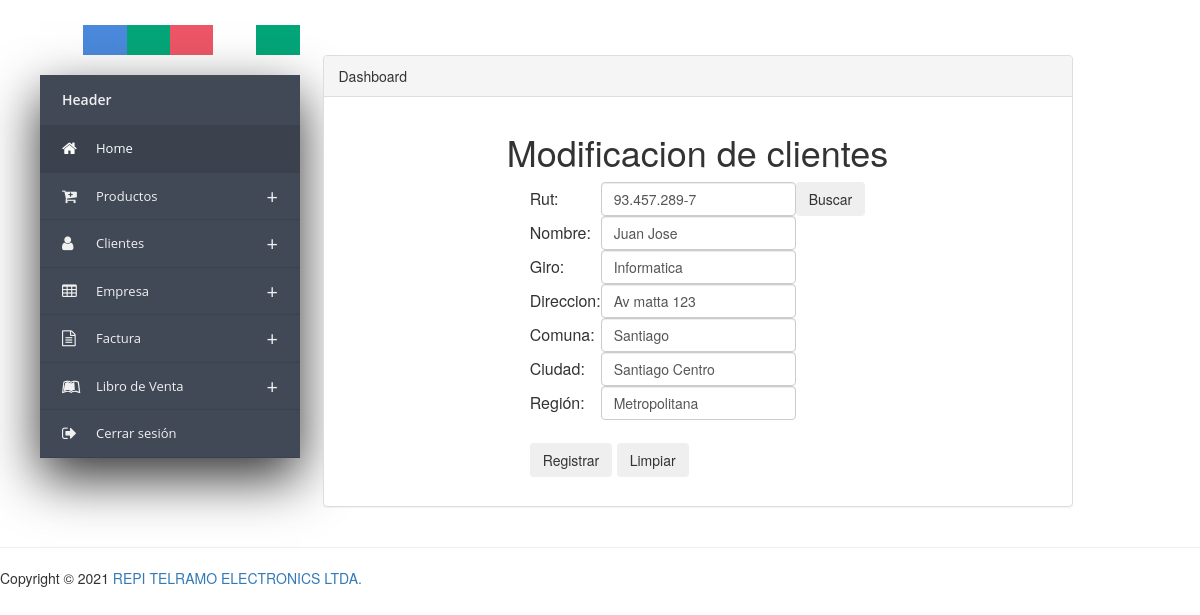
Screenshot of /Presentacion/admin/ClientModificar.php?Rut=93.457.289-7 with the database file from the repository.
### tables this page shows
CREATE TABLE `cliente` (
  `Rut` varchar(13) NOT NULL,
  `Nombre` varchar(100) NOT NULL,
  `Giro` varchar(100) NOT NULL,
  `Direccion` varchar(100) NOT NULL,
  `Comuna` varchar(50) NOT NULL,
  `Ciudad` varchar(50) NOT NULL,
  `Region` varchar(100) NOT NULL
);

### Presentacion/admin/ClientModificar.php (the view, shortened to what this page needs)
<html lang="en">
    <head>
        <link href="../Estilos/css/AdminEstilo.css" rel="stylesheet" >
        <link rel="stylesheet" href="https://maxcdn.bootstrapcdn.com/bootstrap/3.3.7/css/bootstrap.min.css">
        <link rel="stylesheet" href="https://maxcdn.bootstrapcdn.com/font-awesome/4.7.0/css/font-awesome.min.css">
        <link href="//netdna.bootstrapcdn.com/bootstrap/3.2.0/css/bootstrap.min.css" rel="stylesheet" id="bootstrap-css">
		<?php
		if (isset($_REQUEST["Rut"])) {
			$Rut = $_REQUEST["Rut"];
			$cone = new Conexion();
			$query = "SELECT * FROM cliente where Rut = '$Rut'";
			$cons = $cone->query($query);
			$cons->execute();
			$cadena = $cons->fetchALL();
		}
		?>
    </head>
    <body>
	<div class="container-fluid main-container">
	<?php include 'MenuAdmin.php'; ?>
		<br>
		<br>
		<br>
		<div class="col-md-8 content">
            <div class="panel panel-default">
                <div class="panel-heading">
                    Dashboard
                </div>
                <div class="panel-body">
				<div class="popup-inner">
                <p>
                <center>
                    <form action="../../Controladores/ValidadorCliente.php" name="Validador" method="post">
                        <h1>Modificacion de clientes</h1>
                        <table class="table-active">
                            <tbody>
                                <tr>
                                    <td>Rut: </td>
                                    <td> <input type="text" name="TxtRut"class="form-control" value="<?php  if (isset($_REQUEST["Rut"])) { echo $Rut; } ?>" placeholder="Ej:11.111.111-k" pattern="[0-9]{1,2}.[0-9]{3}.[0-9]{3}-[0-9Kk]{1}" required title="EJ: 99.999.999-9"/>
									</td><td> <input type="submit"  class ="btn"value="Buscar" name="btnBuscar"/></td>
                                </tr>
								<?php
								if (isset($_REQUEST["Rut"])) {
								 foreach ($cadena as $row):
									?>
                                <tr>
                                    <td>Nombre: </td>
                                    <td> <input type="text" name="TxtNombre"class="form-control" value="<?php echo $row[1]; ?>"required placeholder="Ingrese su Nombre" title="Ingrese solo letras" /> </td>
                                </tr>
                                <tr>
                                    <td>Giro: </td>
                                    <td> <input type="text" name="TxtGiro"class="form-control" value="<?php echo $row[2]; ?>" required placeholder="Ingrese su Giro"  title="Ingrese solo letras"/> </td>
                                </tr>
                                <tr>
                                    <td>Direccion: </td>
                                    <td> <input type="text" name="TxtDireccion"class="form-control" value="<?php echo $row[3]; ?>" required placeholder="Ingrese su Direccion"/> </td>
                                </tr>
                                <tr>
                                    <td>Comuna: </td>
                                    <td> <input type="text" name="TxtComuna"class="form-control" value="<?php echo $row[4]; ?>" required placeholder="Ingrese su Direccion"/> </td>
                                </tr>
                                <tr>
                                    <td>Ciudad: </td>
                                    <td> <input type="text" name="TxtCiudad"class="form-control" value="<?php echo $row[5]; ?>" required placeholder="Ingrese su Direccion"/> </td>
                                </tr>
                                <tr>
                                    <td>Región: </td>
                                    <td> <input type="text" name="TxtRegion"class="form-control" value="<?php echo $row[6]; ?>" required placeholder="Ingrese su Direccion"/> </td>
                                </tr>
                                    <td colspan="2">
									<br>
                                        <input type="submit" name="btnModificar" value="Registrar" class="btn" />
                                        <input type="reset" name="Btn" value="Limpiar" class="btn" />
                                    </td>
								<?php endforeach; }?>
                            </tbody>
                        </table>
                    </form>
                </center>
            </div>
            </div>
                </div>
            </div>
		</div>
		<footer class="pull-left footer">
			<p class="col-md-12">
				<hr class="divider">
				Copyright &COPY; 2021 <a href="http://www.pingpong-labs.com">REPI TELRAMO ELECTRONICS LTDA.</a>
			</p>
		</footer>
    </body>
</html>

### Presentacion/Estilos/css/AdminEstilo.css (style rules this page uses)
* { box-sizing:border-box; -moz-box-sizing:border-box; -webkit-box-sizing:border-box; }
body { background: #f0f0f0; }
.main-container { background: #FFF; padding-top: 15px; margin-top: -20px; }
.footer { width: 100%; }

### rows the page displays
cliente: TxtNombre "Juan Jose", TxtGiro "Informatica", TxtDireccion "Av matta 123", TxtComuna "Santiago", TxtCiudad "Santiago Centro", TxtRegion "Metropolitana"
